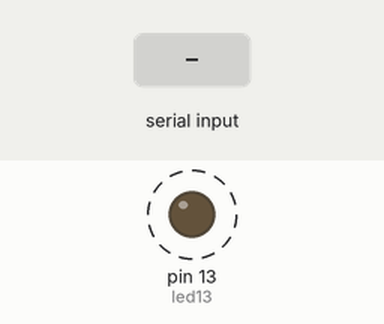
Simulated run of this sketch. Board: Arduino Uno, built with avr-gcc and run on an emulated ATmega328P. Parts: output pins drawn as LEDs (lit = HIGH). Dashed ring = blinking. Inputs (shaded band) come from the test bench. What the sketch prints to the serial monitor is not drawn.

Above: at 1.2 s.
1.3 s: "1" received over Serial
Timing chart, 0 to 9.5 s (numbered marks = the images above; inputs shaded):
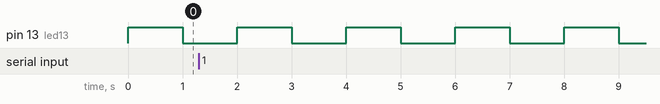

Measured:
- by itself, pin 13 (led13): alternates HIGH for 1.0 s and LOW for 1.0 s

The sketch:

sketch_may17b.ino
```cpp
#define led13 13

void setup() {
  Serial.begin(9600);
  pinMode(led13, OUTPUT);
}

void loop() {
  Serial.print("read : ");
  Serial.println((char)Serial.read());

  digitalWrite(13, HIGH);
  delay(1000);
  digitalWrite(13, LOW);
  delay(1000);
}
```
